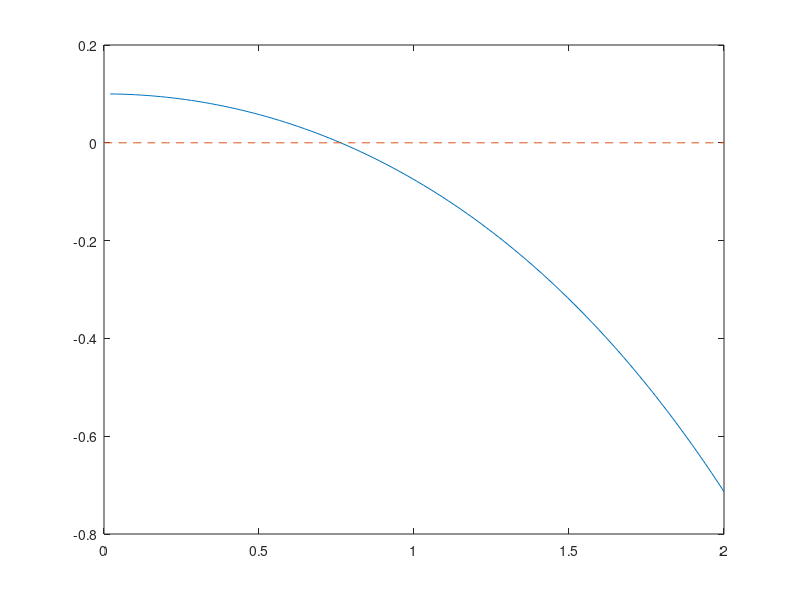

This chart was generated by the following MATLAB code: (Note: this script raises an error after producing the figure.)

clear; clc; close all;

L = 1000; % m
s = 1100; % m
gamma = 77*1e3;
f = @(beta) s/L - sinh(beta)./beta;

figure(1)
betavec = linspace(0,2,100);
plot(betavec,f(betavec),'-',betavec,0*betavec,'--');

%% Applichiamo il metodo di bisezione:
a = 0.6;
b = 1.2;
maxit = 100;
tol = 1e-12;
[betastar,residuo] = bisezione(f,a,b,maxit,tol);

%% Calcoliamo sigma_max
sigma0 = (gamma*L)/(2*betastar);
smax = sigma0*cosh(betastar);

fprintf('sigma_{max} = %1.2e\n',smax);